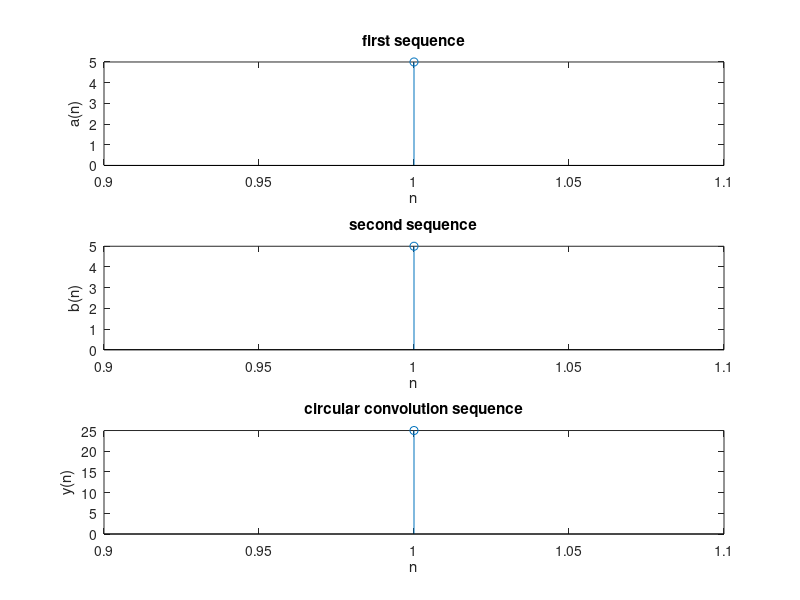

Source code (MATLAB):
function dsp22()
%Program to perform Circular Convolution
    clc;
    close all;
    clear all;
    a1= input('1st Sequence x:');
    b1= input('2nd Sequence h:');
    ax=length(a1);
    bx=length(b1);
    n=max(ax,bx);
    n3=ax-bx;
    if(n3<=0)
    a1=[a1,zeros(1,-n3)];
    else
    b1=[b1,zeros(1,n3)];
    end
    for r=1:n
    y(r)=0;
    for i=1:n
    j=r-i+1;
    if j<=0
    j=j+n;
    end
    y(r)=y(r)+b1(j)*a1(j);
    end
    end
    subplot(3,1,1);
    stem(a1);a1
    xlabel('n');
    ylabel('a(n)');
    title('first sequence');
    subplot(3,1,2);
    stem(b1);b1
    xlabel('n');
    ylabel('b(n)');
    title('second sequence');
    subplot(3,1,3);
    stem(y);
    xlabel('n');
    ylabel('y(n)');
    title('circular convolution sequence');
    disp('The resultant signal is:' );y
end